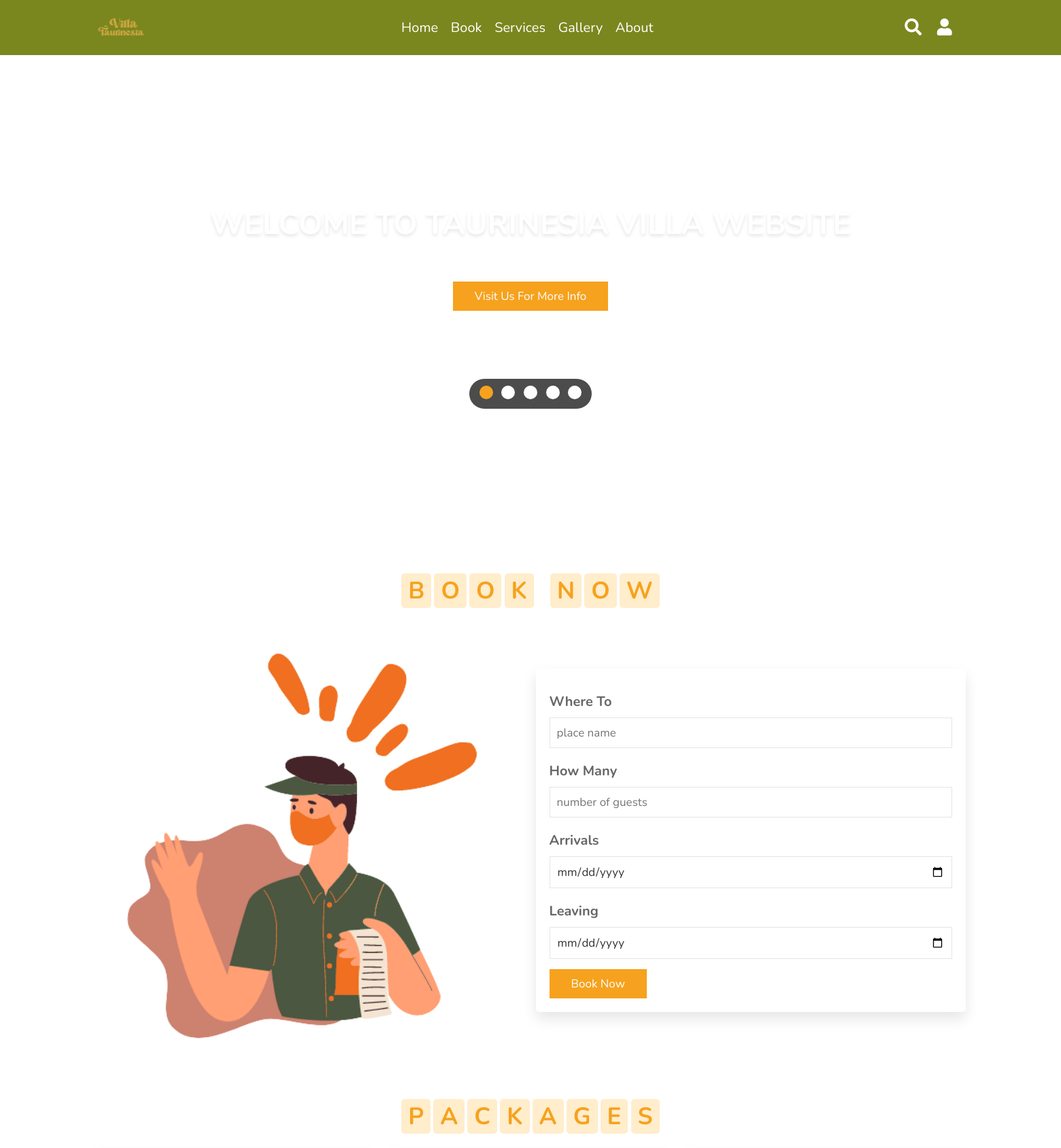
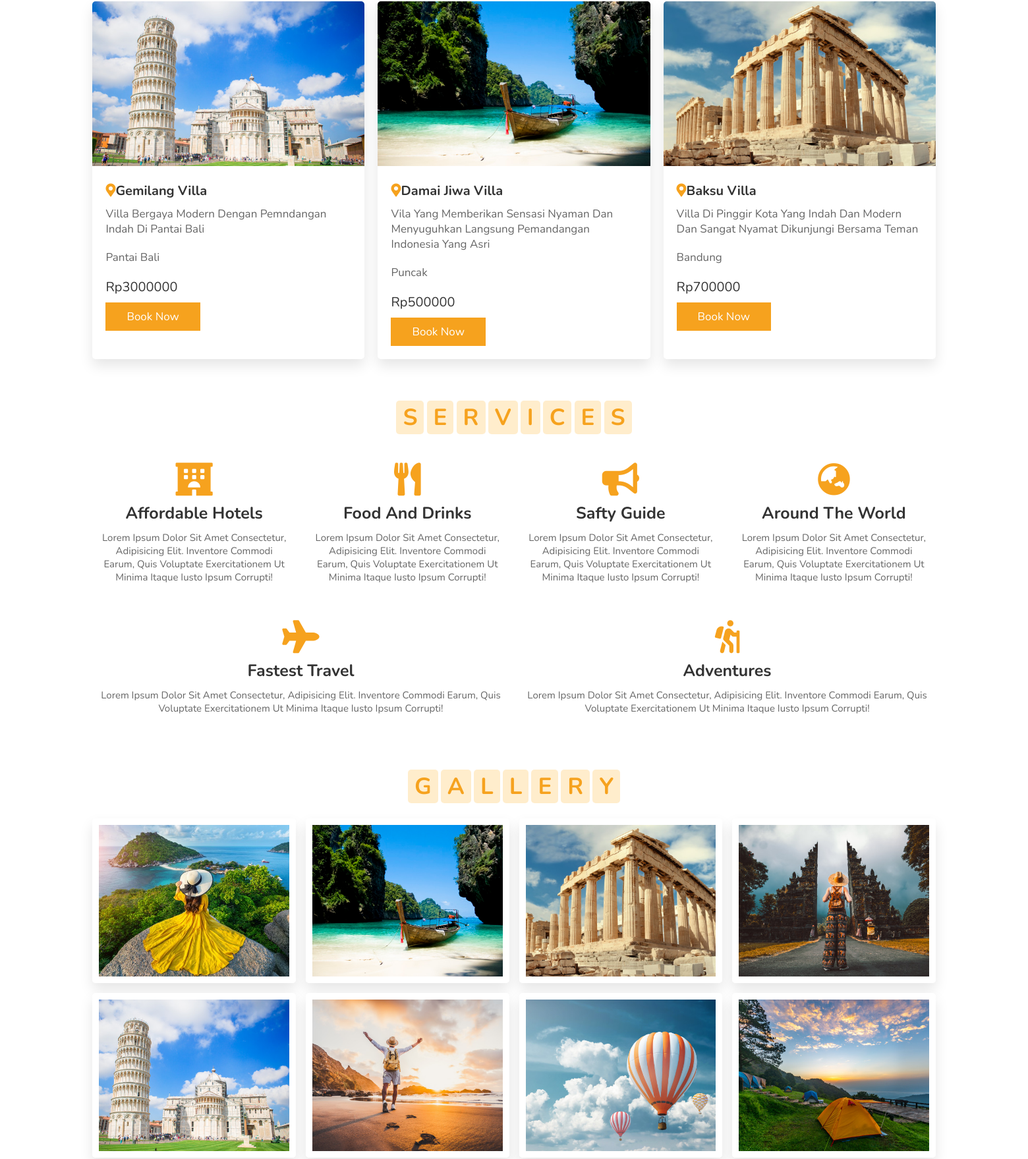
The app's page /user/index.php (upper part) with its own data (2 pictures, top to bottom).
### tables this page shows
CREATE TABLE `data_villa` (
  `id_villa` int(11) NOT NULL,
  `nama_villa` varchar(64) NOT NULL,
  `gambar_villa` varchar(64) NOT NULL,
  `deskripsi_villa` varchar(255) NOT NULL,
  `harga_villa` varchar(20) NOT NULL,
  `alamat_villa` varchar(255) NOT NULL
);

### user/index.php (the view, shortened to what this page needs)
<!DOCTYPE html>
<html lang="en">
<head>
    <link rel="stylesheet" href="https://unpkg.com/swiper/swiper-bundle.min.css" />
    <link rel="stylesheet" href="https://cdnjs.cloudflare.com/ajax/libs/font-awesome/5.15.3/css/all.min.css">
    <link rel="stylesheet" href="style.css">
    <link rel="stylesheet" href="https://cdn.jsdelivr.net/npm/bootstrap-icons@1.3.0/font/bootstrap-icons.css">
</head>
<body>
<header>
    <img src="images/logo.png" alt="" width="80px"></a>
    <nav class="navbar">
        <a href="#home">home</a>
        <a href="book.html">book</a>
        <a href="#services">services</a>
        <a href="gallery.html">gallery</a>
        <a href="#contact">about</a>
    </nav>
    <div class="icons">
        <i class="fas fa-search" id="search-btn"></i>
        <i class="fas fa-user" id="login-btn"></i>
    </div>
    <form action="" class="search-bar-container">
    </form>
</header>
<section class="home" id="home">
    <div class="content">
        <h3>Welcome to Taurinesia Villa Website</h3>
        <p>The luxuries of a Resort with the Intimacy of Home</p>
        <a href="#" class="btn">visit us for more info </a>
    </div>
    <div class="controls">
        <span class="vid-btn active" data-src="images/vid1.mp4"></span>
        <span class="vid-btn" data-src="images/vid2.mp4"></span>
        <span class="vid-btn" data-src="images/vid3.mp4"></span>
        <span class="vid-btn" data-src="images/vid4.mp4"></span>
        <span class="vid-btn" data-src="images/vid5.mp4"></span>
    </div>
    <div class="video-container">
        <video src="images/vid1.mp4" id="video-slider" loop autoplay muted></video>
    </div>
</section>
<section class="book" id="book">
    <h1 class="heading">
        <span>b</span>
        <span>o</span>
        <span>o</span>
        <span>k</span>
        <span class="space"></span>
        <span>n</span>
        <span>o</span>
        <span>w</span>
    </h1>
    <div class="row">
        <div class="image">
            <img src="images/b1.png" alt="">
        </div>
        <form action="">
            <div class="inputBox">
                <h3>where to</h3>
                <input type="text" placeholder="place name">
            </div>
            <div class="inputBox">
                <h3>how many</h3>
                <input type="number" placeholder="number of guests">
            </div>
            <div class="inputBox">
                <h3>arrivals</h3>
                <input type="date">
            </div>
            <div class="inputBox">
                <h3>leaving</h3>
                <input type="date">
            </div>
            <input type="submit" class="btn" value="book now">
        </form>
    </div>
</section>
<section class="packages" id="packages">
    <h1 class="heading">
        <span>p</span>
        <span>a</span>
        <span>c</span>
        <span>k</span>
        <span>a</span>
        <span>g</span>
        <span>e</span>
        <span>s</span>
    </h1>
    <div class="box-container">
        <?php
            require "../config.php";
            $query = mysqli_query($db, "SELECT * FROM data_villa");
            $i = 1;
            while ($row = mysqli_fetch_assoc($query)) {
        ?>
                <div class="box">
                    <img src="../img/<?=$row['gambar_villa']?>" alt="">
                    <div class="content">
                        <h3> <i class="fas fa-map-marker-alt"></i><?=$row['nama_villa']?></h3>
                        <p><?=$row['deskripsi_villa']?></p>
                        <p><?=$row['alamat_villa']?></p>
                        <div class="price">Rp<?=$row['harga_villa']?></div>
                        <a href="book.html" class="btn">book now</a>
                    </div>
                </div>
        <?php
                if($i == 3){
                    break;
                }
                $i++;
            }
        ?>
    </div>
</section>
<section class="services" id="services">
    <h1 class="heading">
        <span>s</span>
        <span>e</span>
        <span>r</span>
        <span>v</span>
        <span>i</span>
        <span>c</span>
        <span>e</span>
        <span>s</span>
    </h1>
    <div class="box-container">
        <div class="box">
            <i class="fas fa-hotel"></i>
            <h3>affordable hotels</h3>
            <p>Lorem ipsum dolor sit amet consectetur, adipisicing elit. Inventore commodi earum, quis voluptate exercitationem ut minima itaque iusto ipsum corrupti!</p>
        </div>
        <div class="box">
            <i class="fas fa-utensils"></i>
            <h3>food and drinks</h3>
            <p>Lorem ipsum dolor sit amet consectetur, adipisicing elit. Inventore commodi earum, quis voluptate exercitationem ut minima itaque iusto ipsum corrupti!</p>
        </div>
        <div class="box">
            <i class="fas fa-bullhorn"></i>
            <h3>safty guide</h3>
            <p>Lorem ipsum dolor sit amet consectetur, adipisicing elit. Inventore commodi earum, quis voluptate exercitationem ut minima itaque iusto ipsum corrupti!</p>
        </div>
        <div class="box">
            <i class="fas fa-globe-asia"></i>
            <h3>around the world</h3>
            <p>Lorem ipsum dolor sit amet consectetur, adipisicing elit. Inventore commodi earum, quis voluptate exercitationem ut minima itaque iusto ipsum corrupti!</p>
        </div>
        <div class="box">
            <i class="fas fa-plane"></i>
            <h3>fastest travel</h3>
            <p>Lorem ipsum dolor sit amet consectetur, adipisicing elit. Inventore commodi earum, quis voluptate exercitationem ut minima itaque iusto ipsum corrupti!</p>
        </div>
        <div class="box">
            <i class="fas fa-hiking"></i>
            <h3>adventures</h3>
            <p>Lorem ipsum dolor sit amet consectetur, adipisicing elit. Inventore commodi earum, quis voluptate exercitationem ut minima itaque iusto ipsum corrupti!</p>
        </div>
    </div>
</section>
<section class="gallery" id="gallery">
    <h1 class="heading">
        <span>g</span>
        <span>a</span>
        <span>l</span>
        <span>l</span>
        <span>e</span>
        <span>r</span>
        <span>y</span>
    </h1>
    <div class="box-container">
        <div class="box">
            <img src="images/g-1.jpg" alt="">
            <div class="content">
            </div>
        </div>
        <div class="box">
            <img src="images/g-2.jpg" alt="">
            <div class="content">
            </div>
        </div>
        <div class="box">
            <img src="images/g-3.jpg" alt="">
            <div class="content">
            </div>
        </div>
        <div class="box">
            <img src="images/g-4.jpg" alt="">
            <div class="content">
            </div>
        </div>
        <div class="box">
            <img src="images/g-5.jpg" alt="">
            <div class="content">
            </div>
        </div>
        <div class="box">
            <img src="images/g-6.jpg" alt="">
            <div class="content">
            </div>
        </div>
        <div class="box">
            <img src="images/g-7.jpg" alt="">
            <div class="content">
            </div>
        </div>
        <div class="box">
            <img src="images/g-8.jpg" alt="">
            <div class="content">
            </div>
        </div>
    </div>
</section>
</body>
</html>

### user/style.css (style rules this page uses)
:root { --orange:#F6A21E; }
* { font-family: 'Nunito', sans-serif; margin:0; padding:0; box-sizing: border-box; text-transform: capitalize; outline: none; border:none; text-decoration: none; transition: all .2s linear; }
html { font-size: 62.5%; overflow-x: hidden; scroll-padding-top: 6rem; scroll-behavior: smooth; }
section { padding:2rem 9%; }
.heading { text-align: center; padding:2.5rem 0 }
.heading span { font-size: 3.5rem; background:rgba(255, 165, 0,.2); color:var(--orange); border-radius: .5rem; padding:.2rem 1rem; }
.heading span.space { background:none; }
.btn { display: inline-block; margin-top: 1rem; background:var(--orange); color:#fff; padding:.8rem 3rem; border:.2rem solid var(--orange); cursor: pointer; font-size: 1.7rem; }
header { position: fixed; top:0; left: 0; right:0; background:#7A871E; z-index: 1000; display: flex; align-items: center; justify-content: space-between; padding:2rem 9%; }
header .navbar a { color:#fff; font-size: 2rem; margin:0 .8rem; }
header .icons i { font-size: 2.5rem; color:#fff; cursor: pointer; margin-right: 2rem; }
header .search-bar-container { position: absolute; top:100%; left: 0; right:0; padding:1.5rem 2rem; background:#333; border-top: .1rem solid rgba(255,255,255,.2); display: flex; align-items: center; z-index: 1001; clip-path: polygon(0 0, 100% 0, 100% 0, 0 0); }
.home { min-height: 100vh; display: flex; align-items: center; justify-content: center; flex-flow: column; position: relative; z-index: 0; }
.home .content { text-align: center; }
.home .content h3 { font-size: 4.5rem; color:#fff; text-transform: uppercase; text-shadow: 0 .3rem .5rem rgba(0,0,0,.1); }
.home .content p { font-size: 2.5rem; color:#fff; padding:.5rem 0; }
.home .video-container video { position: absolute; top:0; left: 0; z-index: -1; height: 100%; width:100%; object-fit: cover; }
.home .controls { padding:1rem; border-radius: 5rem; background:rgba(0,0,0,.7); position: relative; top:10rem; }
.home .controls .vid-btn { height:2rem; width:2rem; display: inline-block; border-radius: 50%; background:#fff; cursor: pointer; margin:0 .5rem; }
.home .controls .vid-btn.active { background:var(--orange); }
.book .row { display: flex; flex-wrap: wrap; gap:1.5rem; align-items: center; }
.book .row .image { flex:1 1 40rem; }
.book .row .image img { width:100%; }
.book .row form { flex:1 1 40rem; padding:2rem; box-shadow: 0 1rem 2rem rgba(0,0,0,.1); border-radius: .5rem; }
.book .row form .inputBox { padding:.5rem 0; }
.book .row form .inputBox input { width:100%; padding:1rem; border:.1rem solid rgba(0,0,0,.1); font-size: 1.7rem; color:#333; text-transform: none; }
.book .row form .inputBox h3 { font-size: 2rem; padding:1rem 0; color:#666; }
.packages .box-container { display: flex; flex-wrap: wrap; gap:2rem; }
.packages .box-container .box { flex:1 1 30rem; border-radius: .5rem; overflow: hidden; box-shadow: 0 1rem 2rem rgba(0,0,0,.1); }
.packages .box-container .box img { height: 25rem; width:100%; object-fit: cover; }
.packages .box-container .box .content { padding:2rem; }
.packages .box-container .box .content h3 { font-size:2rem; color:#333; }
.packages .box-container .box .content h3 i { color:var(--orange); }
.packages .box-container .box .content p { font-size:1.7rem; color:#666; padding:1rem 0; }
.packages .box-container .box .content .price { font-size: 2rem; color:#333; padding-top: 1rem; }
.services .box-container { display: flex; flex-wrap: wrap; gap:1.5rem; }
.services .box-container .box { flex: 1 1 30rem; border-radius: .5rem; padding:1rem; text-align: center; }
.services .box-container .box i { padding:1rem; font-size: 5rem; color:var(--orange); }
.services .box-container .box h3 { font-size: 2.5rem; color:#333; }
.services .box-container .box p { font-size: 1.5rem; color:#666; padding:1rem 0; }
.gallery .box-container { display: flex; flex-wrap: wrap; gap:1.5rem; }
.gallery .box-container .box { overflow: hidden; box-shadow: 0 1rem 2rem rgba(0,0,0,.1); border:1rem solid #fff; border-radius: .5rem; flex:1 1 30rem; height: 25rem; position: relative; }
.gallery .box-container .box img { height: 100%; width:100%; object-fit: cover; }
.gallery .box-container .box .content { position: absolute; top:-100%; left:0; height: 100%; width:100%; text-align: center; background:rgba(0,0,0,.7); padding:2rem; padding-top: 5rem; }

### records on screen
data_villa: gambar_villa (picture), nama_villa "Gemilang Villa", deskripsi_villa "Villa Bergaya Modern Dengan Pemndangan Indah Di Pantai Bali", alamat_villa "Pantai Bali", harga_villa "3000000"
data_villa: gambar_villa (picture), nama_villa "Damai Jiwa Villa", deskripsi_villa "Vila Yang Memberikan Sensasi Nyaman Dan Menyuguhkan Langsung Pemandangan Indonesia Yang Asri", alamat_villa "Puncak", harga_villa "500000"
data_villa: gambar_villa (picture), nama_villa "Baksu Villa", deskripsi_villa "Villa Di Pinggir Kota Yang Indah Dan Modern Dan Sangat Nyamat Dikunjungi Bersama Teman", alamat_villa "Bandung", harga_villa "700000"
